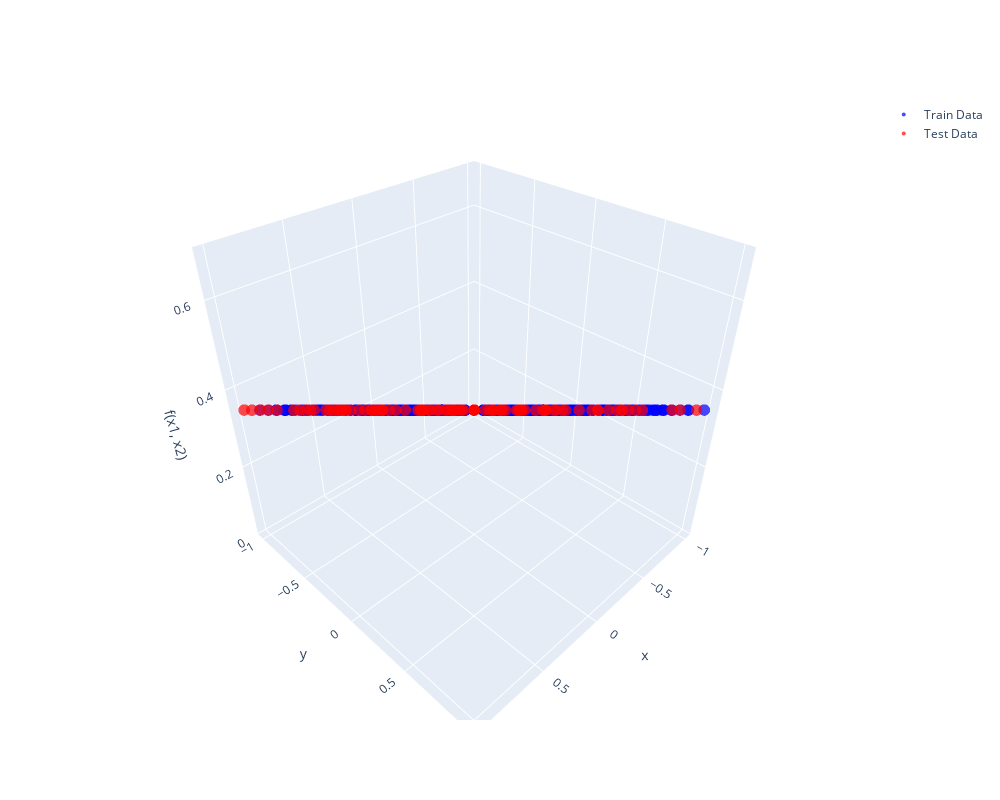

Notebook source saved alongside this figure:
### Code cell
## REPRESENTACIÓN -> Corte en el eje z
bound = torch.unique(X_train_tensor[:,2])[1].item()
X_train_tensor_bound = X_train_tensor[X_train_tensor[:,2]==bound,:2]
X_test_tensor_bound = X_test_tensor[X_test_tensor[:,2]==bound,:2]
y_train_tensor_bound = y_train_tensor[X_train_tensor[:,2]==bound,:2]
y_test_tensor_bound = y_test_tensor[X_test_tensor[:,2]==bound,:2]

# Crear Scatter3d para datos de entrenamiento y prueba
scatter_train = go.Scatter3d(
    x=X_train_tensor_bound[:, 0],
    y=X_train_tensor_bound[:, 1],
    z=y_train_tensor_bound[:, 0],
    mode='markers',
    marker=dict(size=4, opacity=0.7, color='blue'),
    name='Train Data'
)

scatter_test = go.Scatter3d(
    x=X_test_tensor_bound[:, 0],
    y=X_test_tensor_bound[:, 1],
    z=y_test_tensor_bound[:, 0],
    mode='markers',
    marker=dict(size=4, opacity=0.7, color='red'),
    name='Test Data'
)

# Crear la superficie para la función subyacente

# Crear el gráfico
fig = go.Figure(data=[scatter_train, scatter_test])
fig.update_layout(scene=dict(zaxis_title='f(x1, x2)',aspectmode='cube'),
    width=1000,  # Cambia el ancho de la figura
    height=800)
fig.update_coloraxes(showscale=False)
fig.show()

### Figure 1 — Plotly figure (JSON) as saved in the notebook; plotly's stock layout.template omitted (floating-point values rounded to 4 significant figures; data arrays with more than 128 entries replaced by an {"elided": "..."} marker saying what was removed)
{"data": [{"marker": {"color": "blue", "opacity": 0.7, "size": 4}, "mode": "markers", "name": "Train Data", "type": "scatter3d", "x": {"elided": "305 float values"}, "y": {"elided": "305 float values"}, "z": {"elided": "305 float values"}}, {"marker": {"color": "red", "opacity": 0.7, "size": 4}, "mode": "markers", "name": "Test Data", "type": "scatter3d", "x": [0.8947, -0.6842, 0.05263, 0.5789, 0.2632, 0.05263, 0.7895, 0.8947, -0.4737, 1, 0.5789, 0.1579, 1, -0.3684, -0.8947, -1, -0.05263, 0.7895, -0.7895, -0.5789, 0.6842, 0.05263, 0.1579, 0.3684, 0.8947, 1, -0.6842, 0.6842, -0.4737, 0.4737, 0.1579, 0.4737, -0.5789, -0.3684, 0.5789, -0.8947, -0.05263, -0.2632, 0.4737, -0.6842, -0.1579, 0.05263, -0.6842, -0.6842, 0.8947, -0.3684, 0.5789, -0.4737, 0.3684, -0.8947, 1, -0.2632, 1, 0.3684, -0.5789, -0.7895, 0.1579, -0.4737, -0.2632, 0.05263, 0.6842, 1, -0.1579, 0.4737, -0.4737, -0.05263, 0.4737, 0.05263, -0.8947, 0.3684, 0.1579, 0.8947, 0.4737, -0.7895, -0.2632, -1, 0.05263, -0.3684, -1, 0.8947, -0.5789, 0.4737, -0.3684, 0.4737, -0.8947, 1, -0.5789, -0.2632, -0.7895, 0.7895, -1, -0.3684, -0.3684, 0.2632, 0.3684], "y": [0.5789, 0.5789, -0.05263, 0.2632, -0.5789, 0.8947, -0.3684, 0.2632, -0.7895, 1, -0.2632, 0.6842, -0.5789, -0.3684, 1, -0.2632, 0.1579, -0.2632, 0.3684, -0.1579, -0.5789, -0.2632, -0.7895, -0.05263, -0.5789, -1, -0.6842, -0.8947, -0.6842, 0.5789, -1, -0.3684, 0.3684, 0.05263, -0.8947, -0.1579, -0.2632, 0.7895, 0.7895, 1, 0.7895, -0.7895, -0.8947, -0.4737, -0.8947, 0.8947, -0.1579, 0.7895, -0.7895, -0.5789, -0.2632, 0.1579, 0.5789, 0.1579, -0.2632, -0.2632, -0.5789, -0.4737, -0.2632, -1, -0.3684, -0.8947, -0.3684, -0.4737, -0.05263, 1, -0.7895, -0.4737, -0.6842, -0.8947, 0.3684, -1, 0.3684, -0.1579, -0.7895, 0.7895, -0.3684, -0.4737, 0.5789, 0.8947, 0.2632, 0.05263, -0.5789, -0.6842, -0.05263, 0.6842, 0.6842, 0.4737, -0.5789, -0.5789, -0.1579, 0.2632, -0.2632, -0.05263, -1], "z": [0.5965, 0.3333, 0.3509, 0.4916, 0.2983, 0.5087, 0.4211, 0.5438, 0.1404, 0.6842, 0.4035, 0.4916, 0.421, 0.2282, 0.3687, 0.1405, 0.3687, 0.4389, 0.2808, 0.2279, 0.3689, 0.3159, 0.2458, 0.4033, 0.4035, 0.3512, 0.1229, 0.3159, 0.1578, 0.5265, 0.2108, 0.3682, 0.3161, 0.2981, 0.2985, 0.1754, 0.2986, 0.4386, 0.5616, 0.4037, 0.4563, 0.2282, 0.08768, 0.1581, 0.351, 0.4388, 0.4212, 0.4037, 0.2806, 0.1052, 0.4736, 0.3336, 0.6142, 0.4387, 0.2107, 0.1756, 0.2808, 0.1933, 0.2631, 0.193, 0.4037, 0.3683, 0.2632, 0.3509, 0.2633, 0.5088, 0.298, 0.2807, 0.08763, 0.263, 0.4385, 0.3338, 0.4911, 0.1927, 0.1756, 0.3159, 0.2983, 0.2106, 0.2808, 0.6491, 0.2982, 0.4388, 0.193, 0.3161, 0.1933, 0.6312, 0.3684, 0.386, 0.1229, 0.3862, 0.1582, 0.3333, 0.2457, 0.386, 0.2459]}], "layout": {"coloraxis": {"showscale": false}, "height": 800, "scene": {"aspectmode": "cube", "zaxis": {"title": {"text": "f(x1, x2)"}}}, "width": 1000}}
